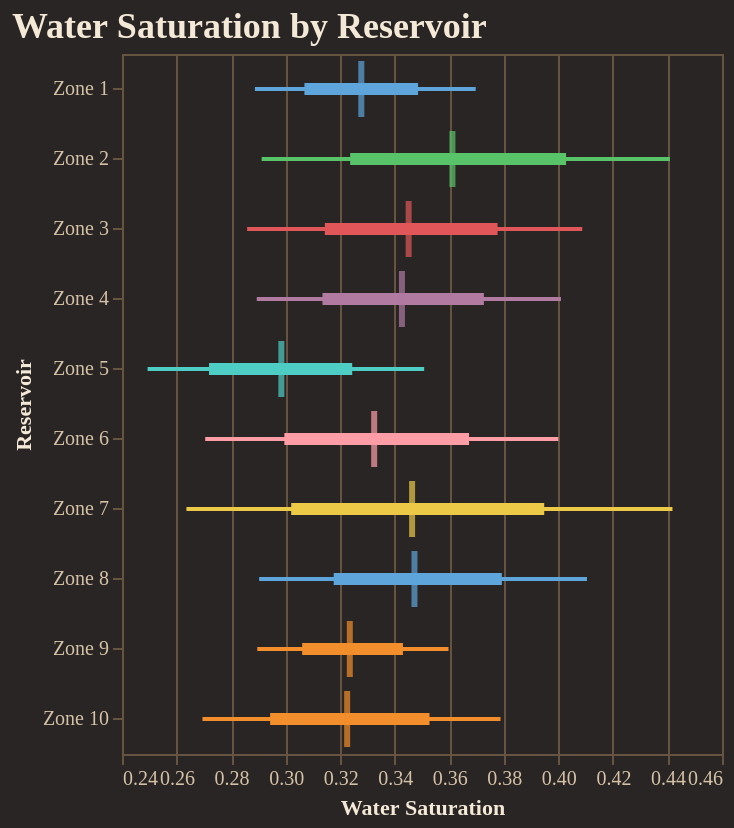

Notebook code for this chart:
### Code cell
fig = reporter.plotter.forest_plot(
    "Water Saturation", 
    backend=PLOTTING_BACKEND
)
fig.show()

### Figure 1 — Vega-Lite specification as saved in the notebook (floating-point values rounded to 4 significant figures)
{"config": {"background": "#292524", "view": {"fill": "#292524", "stroke": "#665340"}, "title": {"color": "#f4e9d7", "font": "Merriweather", "fontSize": 18, "fontWeight": 600, "subtitleColor": "#d5c2a6", "anchor": "start"}, "axis": {"domainColor": "#665340", "gridColor": "#665340", "tickColor": "#665340", "labelColor": "#d5c2a6", "titleColor": "#f4e9d7", "labelFont": "Merriweather", "titleFont": "Merriweather"}, "legend": {"titleColor": "#f4e9d7", "labelColor": "#d5c2a6", "labelFont": "Merriweather", "titleFont": "Merriweather", "orient": "top-right", "symbolType": "circle"}, "header": {"labelColor": "#d5c2a6", "titleColor": "#f4e9d7", "labelFont": "Merriweather", "titleFont": "Merriweather"}, "mark": {"color": "#c78d3b"}, "line": {"color": "#c78d3b"}, "bar": {"color": "#c78d3b"}, "point": {"color": "#ddb06d"}, "area": {"color": "#c78d3b", "opacity": 0.35}, "text": {"color": "#f4e9d7", "font": "Merriweather"}, "range": {"category": ["#5DA5DA", "#F28E2B", "#59C36A", "#E15759", "#B07AA1", "#4ECDC4", "#FF9DA7", "#EDC948"]}}, "layer": [{"mark": {"type": "rule", "strokeWidth": 2}, "encoding": {"color": {"field": "group", "legend": null, "type": "nominal"}, "x": {"field": "p10", "scale": {"zero": false}, "title": "Water Saturation", "type": "quantitative"}, "x2": {"field": "p90"}, "y": {"field": "group", "sort": ["Zone 1", "Zone 2", "Zone 3", "Zone 4", "Zone 5", "Zone 6", "Zone 7", "Zone 8", "Zone 9", "Zone 10"], "title": "Reservoir", "type": "nominal"}}}, {"mark": {"type": "rule", "strokeWidth": 6}, "encoding": {"color": {"field": "group", "legend": null, "type": "nominal"}, "x": {"field": "p25", "scale": {"zero": false}, "title": "Water Saturation", "type": "quantitative"}, "x2": {"field": "p75"}, "y": {"field": "group", "sort": ["Zone 1", "Zone 2", "Zone 3", "Zone 4", "Zone 5", "Zone 6", "Zone 7", "Zone 8", "Zone 9", "Zone 10"], "title": "Reservoir", "type": "nominal"}}}, {"mark": {"type": "tick", "color": "black", "size": 28, "thickness": 3}, "encoding": {"color": {"field": "group", "legend": null, "type": "nominal"}, "tooltip": [{"field": "group", "title": "Group", "type": "nominal"}, {"field": "p10", "title": "P10", "type": "quantitative"}, {"field": "p25", "title": "P25", "type": "quantitative"}, {"field": "median", "title": "Median", "type": "quantitative"}, {"field": "p75", "title": "P75", "type": "quantitative"}, {"field": "p90", "title": "P90", "type": "quantitative"}], "x": {"field": "median", "scale": {"zero": false}, "title": "Water Saturation", "type": "quantitative"}, "y": {"field": "group", "sort": ["Zone 1", "Zone 2", "Zone 3", "Zone 4", "Zone 5", "Zone 6", "Zone 7", "Zone 8", "Zone 9", "Zone 10"], "title": "Reservoir", "type": "nominal"}}}], "data": {"name": "data-831b5f8ebe49aa5fe4d7c0d28c006a5d"}, "height": 350, "title": "Water Saturation by Reservoir", "width": "container", "$schema": "https://vega.github.io/schema/vega-lite/v5.20.1.json", "datasets": {"data-831b5f8ebe49aa5fe4d7c0d28c006a5d": [{"group": "Zone 1", "p10": 0.2887, "p25": 0.3069, "median": 0.3277, "p75": 0.3486, "p90": 0.3697}, {"group": "Zone 2", "p10": 0.2912, "p25": 0.3237, "median": 0.3612, "p75": 0.4028, "p90": 0.4409}, {"group": "Zone 3", "p10": 0.2859, "p25": 0.3144, "median": 0.3451, "p75": 0.3777, "p90": 0.4088}, {"group": "Zone 4", "p10": 0.2894, "p25": 0.3135, "median": 0.3426, "p75": 0.3727, "p90": 0.401}, {"group": "Zone 5", "p10": 0.2494, "p25": 0.2719, "median": 0.2984, "p75": 0.3244, "p90": 0.3508}, {"group": "Zone 6", "p10": 0.2705, "p25": 0.2995, "median": 0.3325, "p75": 0.3672, "p90": 0.4}, {"group": "Zone 7", "p10": 0.2636, "p25": 0.302, "median": 0.3464, "p75": 0.3948, "p90": 0.4418}, {"group": "Zone 8", "p10": 0.2903, "p25": 0.3176, "median": 0.3472, "p75": 0.3793, "p90": 0.4105}, {"group": "Zone 9", "p10": 0.2896, "p25": 0.3061, "median": 0.3235, "p75": 0.343, "p90": 0.3597}, {"group": "Zone 10", "p10": 0.2695, "p25": 0.2943, "median": 0.3226, "p75": 0.3528, "p90": 0.3788}]}}
